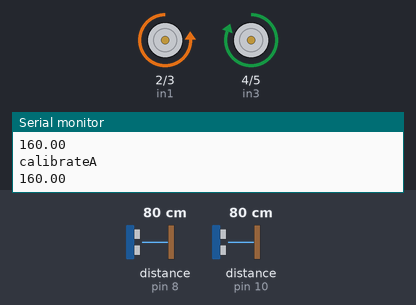
Bench run of a sketch on a simulated Arduino Uno, built with avr-gcc and run on an emulated ATmega328P. Shown: motor-driver pin pairs drawn as motors (green arrow = first pin HIGH = forward, orange = second pin HIGH = backward, longer = more drive, scaled by the enable pin), the last lines printed to the serial monitor. The test bench sets the inputs (shaded band); at power-on: distance to the obstacle (sensors on pin 10, pin 8) 80 cm. The echo pulse lasts 58.3 µs per cm.

Above: at 1.2 s.
1.3 s: distance to the obstacle (sensor on pin 10) set to 2 cm
3.0 s: distance to the obstacle (sensor on pin 8) set to 17 cm
4.5 s: distance to the obstacle (sensor on pin 8) set to 14 cm
At 5.4 s:
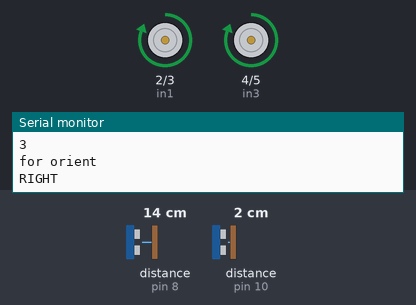
At 7.0 s:
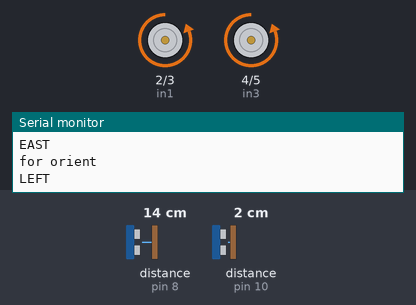
7.5 s: distance to the obstacle (sensor on pin 8) set to 18 cm
Timing chart, 0 to 10.5 s (numbered marks = the images above; inputs shaded):
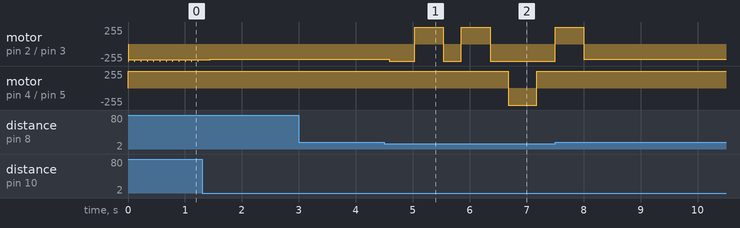

The sketch:

FIL.ino
```cpp
#include <HCSR04.h>

UltraSonicDistanceSensor distanceSensor(13,  12);  // Initiate pin 13 as Trig, pin 12 as echo.
UltraSonicDistanceSensor distanceSensorA(11,  10);
UltraSonicDistanceSensor distanceSensorB(9,  8);

int enA = 6;
int in1 = 2;
int in2 = 3;

int enB = 7;
int in3 = 4;
int in4 = 5;

int n = 0; //ist. för 1
int t = 0;

//Dessa två listor är raden-och column-indexen som behöver åka till för att komma i mål. Alltså en rutt som fordonet tar i labyrinten.


//kompass, för att anpassa svängning till riktning (1=nord, 2=väst, 3=öst, 4=syd). Börjar med riktning norr.
int R = 1; // R = 1

int svngtid[6] = {400,410,405,400,415,405};

void setup()
{
  Serial.begin(9600);
  pinMode(enA, OUTPUT);
  pinMode(in1, OUTPUT);
  pinMode(in2, OUTPUT);
  pinMode(enB, OUTPUT);
  pinMode(in3, OUTPUT);
  pinMode(in4, OUTPUT);
}


void loop()
{
  calibrateStandard();
  forward();
  float distanceA = distanceSensorA.measureDistanceCm();
  float distanceB = distanceSensorB.measureDistanceCm();


  if(distanceA != -1 && distanceB != -1)
  {
    float summa = distanceA + distanceB;
    Serial.println(summa);
    if(summa < 17.5)
    {
      Serial.println("SUMMA:");
      Serial.println(summa);
      if(n < 11)
      {
        n++;
        Serial.println("n = ");
        Serial.println(n);
        navi(n,svngtid[t]);
        t++;
      }
    }
  }

  if(digitalRead(in2) == HIGH && digitalRead(in3) == HIGH)
  {
     //Avståndet är höjs med 100 för att bli ett heltal, för att modulus operatorn kan endast göras med integer värden.
    //Om distansen är 38cm så kommer den göre ett beslut utifrån dess värden den har.


    if(distanceA != -1 && distanceB != -1)
    {
      if(distanceA > 8)
      {
        calibrateA();
        forward();
        delay(100);
        Serial.println("calibrateA");
      }
      else if(distanceA < 8)
      {
        calibrateB();
        forward();
        delay(100);
        Serial.println("calibrateB");
      }
    }

  }

}
```

Engine.ino
```cpp
// Common commands

void speedStandard() // Start engines, set speed to 250
{
  analogWrite(enA, 250); // Sets motor A to speed 200 between 0-255
  analogWrite(enB, 250); // Sets motor B to speed 200 between 0-255
}

void speedOff() // Turn off engines
{
  digitalWrite(in1, LOW); // Turn off motor A
  digitalWrite(in2, LOW);
  digitalWrite(in3, LOW); // Turn off motor B
  digitalWrite(in4, LOW);
  delay(1000);
}

void turnoff()
{
  digitalWrite(in1, LOW); // Turn off motor A
  digitalWrite(in2, LOW);
  digitalWrite(in3, LOW); // Turn off motor B
  digitalWrite(in4, LOW);
}

void forward() // Set both engines to go forward
{
  digitalWrite(in1, LOW); // Sets motor A to go forward
  digitalWrite(in2, HIGH);
  digitalWrite(in3, HIGH); // Sets motor B to go forward
  digitalWrite(in4, LOW);
}

void backward() // Set both engines to go forward
{
  digitalWrite(in1, HIGH); // Sets motor A to go forward
  digitalWrite(in2, LOW);
  digitalWrite(in3, HIGH); // Sets motor B to go forward
  digitalWrite(in4, LOW);
  delay(1700);
}

void turnA() // Turn in direction of motor A //left
{
  digitalWrite(in1, HIGH); // Sets motor A to go backwards
  digitalWrite(in2, LOW);
  digitalWrite(in3, HIGH); // Sets motor B to go forward
  digitalWrite(in4, LOW);
}

void turnB() // Turn in direction of motor B //Right
{
  digitalWrite(in1, LOW); // Sets motor A to go forwards
  digitalWrite(in2, HIGH);
  digitalWrite(in3, LOW); // Sets motor B to go backwards
  digitalWrite(in4, HIGH);
}

void calibrateTurn() // Calibrate in direction of motor A
{
  analogWrite(enA, 255); // Sets motor A to speed 200 between 0-255
  analogWrite(enB, 255); // Sets motor B to speed 200 between 0-255
}

void calibrateStandard() // Calibrate in direction of motor B
{
  analogWrite(enA, 255); // Sets motor A to speed 200 between 0-255
  analogWrite(enB, 255); // Sets motor B to speed 200 between 0-255
}

void calibrateB() // Calibrate in direction of motor B
{
  analogWrite(enA, 225); // Sets motor A to speed 200 between 0-255 //205
  analogWrite(enB, 255); // Sets motor B to speed 200 between 0-255  //200
}

void calibrateA() // Calibrate in direction of motor A
{
  analogWrite(enA, 235); // Sets motor A to speed 200 between 0-255
  analogWrite(enB, 255); // Sets motor B to speed 200 between 0-255
}
```

Navi.ino
```cpp
int r[12] = {2,1,1,2,2,3,3,3,3,2,1,0};
int c[12] = {1,1,2,2,3,3,2,1,0,0,0,0};

int navi(int n,int tid)
{
      int i = r[n];
      int j = c[n];

      Serial.println("n = ");
      Serial.println(n);
      Serial.println("i,j = ");
      Serial.println(i);
      Serial.println(j);

      //Här söks alla vertikala och horisontala grannar, efter vilken som näst på tur i rutten.
      if(i-1 == r[n+1] && j == c[n+1]) //matris-indexet under
      {
        Serial.println("NORTH");
        orientering(R,1,tid);
        R = 1;
      }

      else if(i+1 == r[n+1] && j == c[n+1]) //matris-indexet över
      {
        Serial.println("SOUTH");
        orientering(R,4,tid);
        R = 4;
      }

      else if(i  == r[n+1] && (j-1) == c[n+1]) //matris-indexet till höger
      {
        Serial.println("WEST");
        orientering(R,2,tid);
        R = 2;
      }

      else if(i == r[n+1] && (j+1) == c[n+1]) //matris-indexet till vänster
      {
         Serial.println("EAST");
         orientering(R,3,tid);
         R = 3;
      }
      Serial.println("-----------------------------");
      delay(100);
      return n;
}
```

Ori.ino
```cpp
//under är alla möjliga kombinationer gällande anpassning för svängning.
//[0] är mängden som nuvarande riktning och [1] är mängden önskade riktningar.
int LEFT[2][4] =
{
  {4,3,2,1},
  {3,1,4,2}
};

int RIGHT[2][4] =
{
  {3,4,2,1},
  {4,2,1,3}
};


//Funktion som avgör om fordonet ska svänga höger eller vänster, beroende på hur den är riktat och vad den ska rikta mot.
int orientering(int current,int wished,int tid)
{
  for (int i = 0; i < 5; i++)
  {
    Serial.println("for orient"); //REGGAR INTE

    if(LEFT[0][i] == current && LEFT[1][i] == wished)
    {
      Serial.println("LEFT");

      forward();
      delay(300);
      calibrateTurn();
      turnB();
      current = wished;
      delay(tid);
      return current;
    }
    else if(RIGHT[0][i] == current && RIGHT[1][i] == wished){
      Serial.println("RIGHT");

      forward();
      delay(300);
      calibrateTurn();
      turnA();
      current = wished;
      delay(tid);
      return current;
    }

    else if(current ==  wished){
      //FORWARD
      Serial.println("FORWARD");
      current = wished;

      return current;
    }

    Serial.println("Current & wished: ");
    Serial.println(current);
    Serial.println(wished);
  }
}
```

Measured:
- the behaviour switches between 16 and 15 cm on distance to the obstacle (sensor on pin 8) (found by bisection; images 0 and 1)
- after the input at 4.5 s, motor on pin 2 (in1) / pin 3 (in2): goes backward 255/255 0.45 s, forward 255/255 0.50 s, backward 255/255 0.32 s, forward 255/255 0.51 s, backward 255/255 1.1 s, then forward 255/255, starting after 0.09 s; motor on pin 4 (in3) / pin 5 (in4): forward 255/255 → backward 255/255 after 2.2 s, → forward 255/255 0.51 s later
